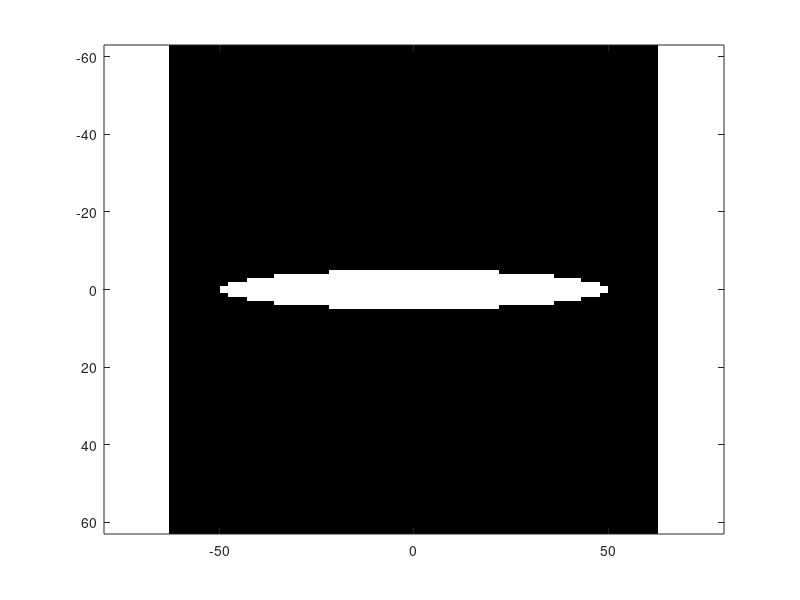
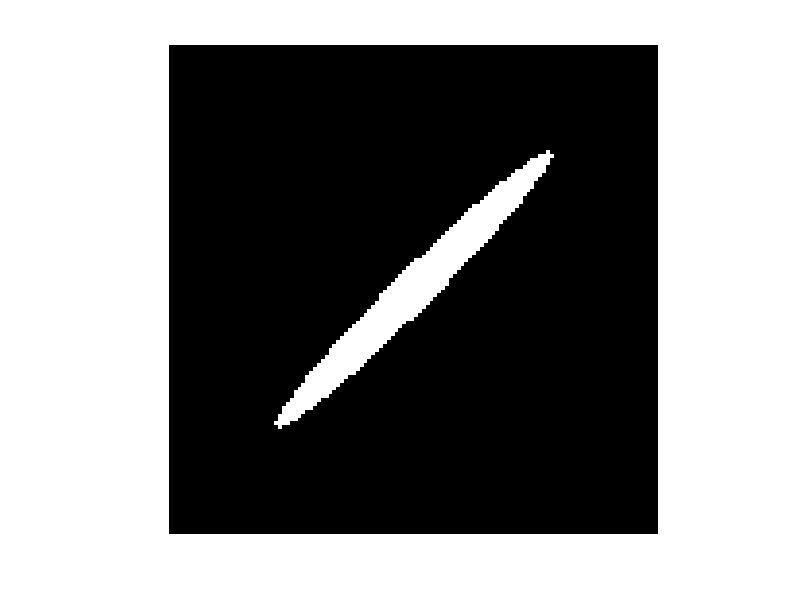

The MATLAB source for these figures, in order: (Note: this script raises an error after producing the figures.)
% I'm using this script to prototype a better way of generating synthetic
% fracture images 2d and 3d
clearvars; close all; 
% input axes and center point

x0 = 0;
y0 = 0;
eaxes       = [100 10]; % ellipse/ellipsoid axes in the order [x y z]
radiuses    = eaxes /2;
maxradius   = max(radiuses);
m = 1.25;
X = -m*maxradius:m*maxradius; 
Y = -m*maxradius:m*maxradius;
[x, y] = meshgrid(X,Y);

I = abs((x-x0)/(radiuses(1))).^2 + ((y-y0)./(radiuses(2))).^2 < 1;
    
figure
imagesc(X,Y,I);
colormap('gray');
axis equal;
% a different way to generate the same image using quadratic form is

xx = [x(:)'-x0; y(:)'-y0];
B = diag((1./radiuses).^2);
theta = pi/4;
Q = [cos(theta), -sin(theta);
     sin(theta),  cos(theta)];

II = dot(xx,Q'*B*Q*xx) < 1; 
II = reshape(II,size(x));

figure
imshow(II); colormap('gray');
axis equal; hold on;

IIsk = bwskel(II);
imshow(labeloverlay(single(II),IIsk,'Transparency',0))

